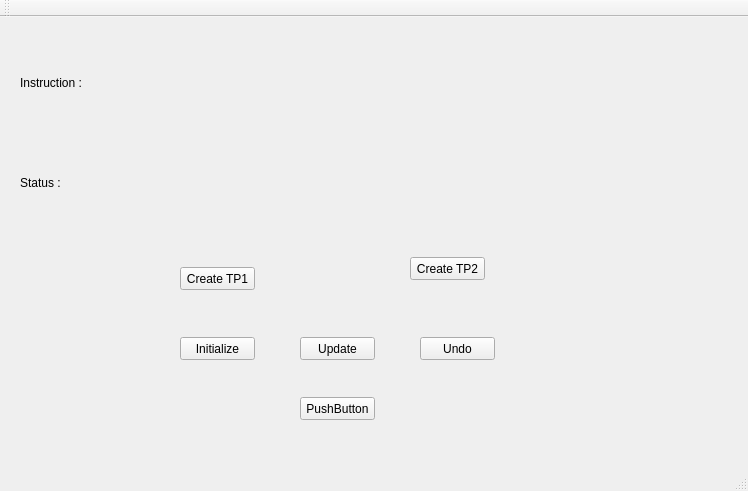
<?xml version="1.0" encoding="UTF-8"?>
<ui version="4.0">
 <class>MainWindow</class>
 <widget class="QMainWindow" name="MainWindow">
  <property name="geometry">
   <rect>
    <x>0</x>
    <y>0</y>
    <width>748</width>
    <height>491</height>
   </rect>
  </property>
  <property name="windowTitle">
   <string>MainWindow</string>
  </property>
  <widget class="QWidget" name="centralWidget">
   <widget class="QPushButton" name="createtp1">
    <property name="geometry">
     <rect>
      <x>180</x>
      <y>250</y>
      <width>75</width>
      <height>23</height>
     </rect>
    </property>
    <property name="text">
     <string>Create TP1</string>
    </property>
   </widget>
   <widget class="QPushButton" name="createtp2">
    <property name="geometry">
     <rect>
      <x>410</x>
      <y>240</y>
      <width>75</width>
      <height>23</height>
     </rect>
    </property>
    <property name="text">
     <string>Create TP2</string>
    </property>
   </widget>
   <widget class="QPushButton" name="initialize">
    <property name="geometry">
     <rect>
      <x>180</x>
      <y>320</y>
      <width>75</width>
      <height>23</height>
     </rect>
    </property>
    <property name="text">
     <string>Initialize</string>
    </property>
   </widget>
   <widget class="QPushButton" name="update">
    <property name="geometry">
     <rect>
      <x>300</x>
      <y>320</y>
      <width>75</width>
      <height>23</height>
     </rect>
    </property>
    <property name="text">
     <string>Update</string>
    </property>
   </widget>
   <widget class="QPushButton" name="undo">
    <property name="geometry">
     <rect>
      <x>420</x>
      <y>320</y>
      <width>75</width>
      <height>23</height>
     </rect>
    </property>
    <property name="text">
     <string>Undo</string>
    </property>
   </widget>
   <widget class="QPushButton" name="pushButton">
    <property name="geometry">
     <rect>
      <x>300</x>
      <y>380</y>
      <width>75</width>
      <height>23</height>
     </rect>
    </property>
    <property name="text">
     <string>PushButton</string>
    </property>
   </widget>
   <widget class="QLabel" name="label">
    <property name="geometry">
     <rect>
      <x>20</x>
      <y>50</y>
      <width>61</width>
      <height>31</height>
     </rect>
    </property>
    <property name="text">
     <string>Instruction :</string>
    </property>
   </widget>
   <widget class="QLabel" name="instruction">
    <property name="geometry">
     <rect>
      <x>100</x>
      <y>50</y>
      <width>611</width>
      <height>51</height>
     </rect>
    </property>
    <property name="text">
     <string/>
    </property>
   </widget>
   <widget class="QLabel" name="label_2">
    <property name="geometry">
     <rect>
      <x>20</x>
      <y>150</y>
      <width>61</width>
      <height>31</height>
     </rect>
    </property>
    <property name="text">
     <string>Status :</string>
    </property>
   </widget>
   <widget class="QLabel" name="status">
    <property name="geometry">
     <rect>
      <x>100</x>
      <y>150</y>
      <width>611</width>
      <height>51</height>
     </rect>
    </property>
    <property name="text">
     <string/>
    </property>
   </widget>
  </widget>
  <widget class="QMenuBar" name="menuBar">
   <property name="geometry">
    <rect>
     <x>0</x>
     <y>0</y>
     <width>748</width>
     <height>21</height>
    </rect>
   </property>
  </widget>
  <widget class="QToolBar" name="mainToolBar">
   <attribute name="toolBarArea">
    <enum>TopToolBarArea</enum>
   </attribute>
   <attribute name="toolBarBreak">
    <bool>false</bool>
   </attribute>
  </widget>
  <widget class="QStatusBar" name="statusBar"/>
 </widget>
 <layoutdefault spacing="6" margin="11"/>
 <resources/>
 <connections/>
</ui>
